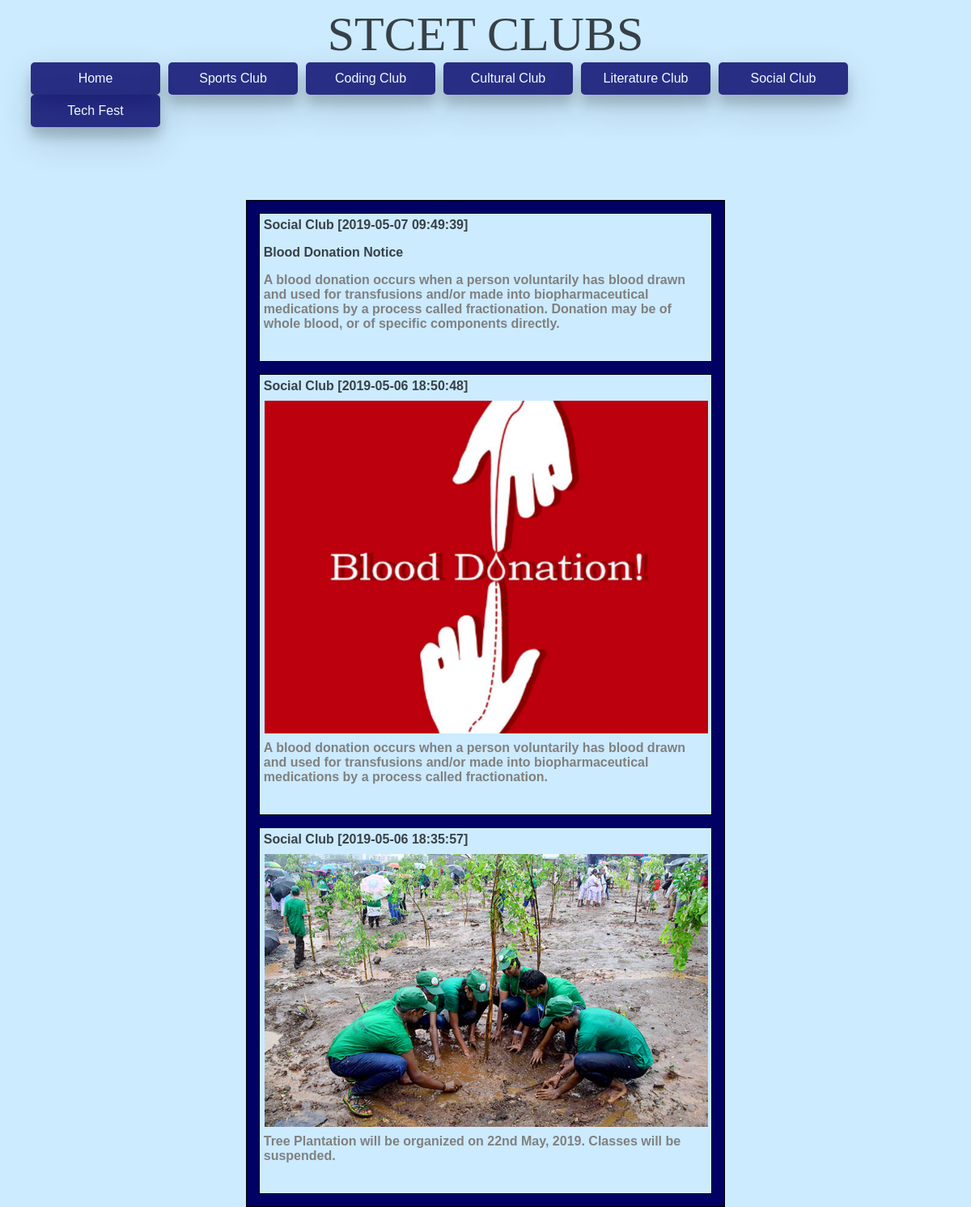
Page /social/socialhome.php on the committed database.
### tables this page shows
CREATE TABLE `files` (
  `file_id` int(11) NOT NULL,
  `name` varchar(255) DEFAULT NULL,
  `description` varchar(500) NOT NULL,
  `img_dir` varchar(255) DEFAULT NULL,
  `club_id` int(11) NOT NULL,
  `time` timestamp NULL DEFAULT CURRENT_TIMESTAMP ON UPDATE CURRENT_TIMESTAMP
);

### social/socialhome.php (the view, shortened to what this page needs)
<?php require '../connection.php'; ?>
<!DOCTYPE html>
<html>
<head>
    <link rel="stylesheet" href="../style.css">
</head>
<body>
    <center>
    <header >STCET CLUBS</header>
    </center>
            <div id="menu-bar">
                <ul>
                    <li><a href="../home.php" id="home-button">Home</a>
                        </li>
                    <li><a>Sports Club</a>
                    </li>
                    <li><a>Coding Club</a>
                    </li>
                    <li><a>Cultural Club</a>
                    </li>
                    <li><a>Literature Club</a>
                    </li>
                    <li><a>Social Club</a>
                    </li>
                    <li><a>Tech Fest</a>
                    </li>
                </ul>
            </div>
<div id="content">
      <?php
       $sql="SELECT * FROM files where club_id=5 ORDER BY time DESC";
       $result=mysqli_query($connection,$sql);
       function club($college_club)
       {
         if($college_club==1)
         {
          return "Sports Club";
         }
         elseif ($college_club==2)
         {
           return "Coding Club";
         }
         elseif ($college_club==3)
         {
           return "Cultural Club";
         }
         elseif ($college_club==4)
         {
           return "Literature Club";
         }
         elseif ($college_club==5)
         {
           return "Social Club";
         }
         else
         {
          return "Tech Fest";
         }
       }
       while ($row=mysqli_fetch_array($result))
       {
        if (is_null($row['img_dir']))
        {
           echo "<div id='img_div' >";
           echo "<p style=font-weight: bold;>".club($row['club_id'])." [".$row['time']."]"."</p>";
           echo "<p style=font-weight: bold;>".$row['name']."</p>";
           echo "<p id='description'>".$row['description']."</p>";
           echo "</div>";
        }
        else
        {
           echo "<div id='img_div' >";
           echo "<p style=font-weight: bold;>".club($row['club_id'])." [".$row['time']."]"."</p>";
           echo "<img src='../".$row['img_dir']."'>";
           echo "<p id='description'>".$row['description']."</p>";
           echo "</div>";
         }
       }
      ?>
  </div>
</body>
</html>

### style.css (style rules this page uses)
* { box-sizing: border-box; }
body { font-family: 'Nonito',sans-serif; color: #384047; background-color: #ccebff; }
header { font-size: 60px; font-family: "Times New Roman", Times, serif; }
#menu-bar ul { margin: 0px; padding: 0px; list-style: none; line-height: 60px; }
#menu-bar ul li { position: relative; left: 30px; float:left; width: 160px; height: 40px; background-color: #000066; opacity: .8; line-height: 40px; text-align: center; font-size: 16px; margin-right: 10px; box-shadow: 0 12px 16px 0 rgba(0,0,0,0.24), 0 17px 50px 0 rgba(0,0,0,0.19); cursor: pointer; -webkit-transition-duration: 0.4s; transition-duration: 0.4s; border-radius: 5px; }
#menu-bar ul li a { display: block; text-decoration: none; color: white; }
#content { position: relative; top: 150px; width:50%; margin: 20px auto; border:1px solid black; background-color: #000065; }
#img_div { width: 95%; padding: 5px; margin: 15px auto; border: 1px solid black; background-color: #ccebff; }
#img_div:after { content:""; display:block; clear: both; }
#img_div p { font-weight: bold; position: relative; bottom: 16px; }
img { position: relative; bottom: 24px; float: left; margin:1px; width:100%; height:100%; }
#description { position: relative; bottom: 20px; font-size: 16px; color: gray; font-style: normal; }

### rows in the picture
files: club "Social Club", time "2019-05-07 09:49:39", name "Blood Donation Notice", description "A blood donation occurs when a person voluntarily has blood drawn and used for transfusions and/or made into biopharmaceutical medications by a process called fractionation. Donation may be of whole blood, or of specific components directly."
files: club "Social Club", time "2019-05-06 18:50:48", img_dir (picture), description "A blood donation occurs when a person voluntarily has blood drawn and used for transfusions and/or made into biopharmaceutical medications by a process called fractionation."
files: club "Social Club", time "2019-05-06 18:35:57", img_dir (picture), description "Tree Plantation will be organized on 22nd May, 2019. Classes will be suspended."
